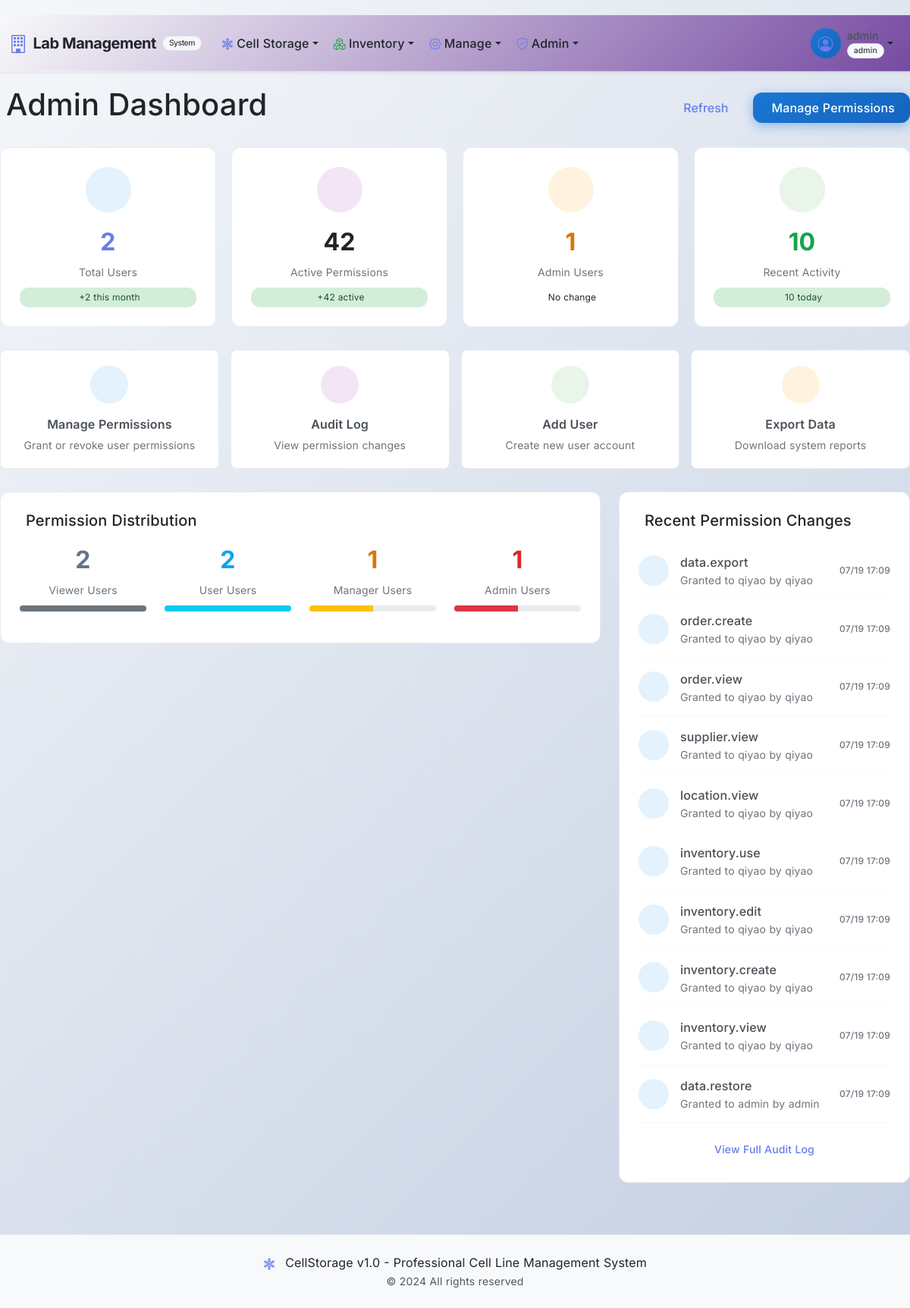
Page /admin/ (signed in) on the committed database.
### app/cell_storage/models.py (models this page shows, shortened)
class User(UserMixin, db.Model):
    __tablename__ = 'users'
    id = db.Column(db.Integer, primary_key=True)
    username = db.Column(db.String(64), unique=True, index=True, nullable=False)
    password_hash = db.Column(db.String(256))
    password_plain = db.Column(db.String(128))  # store plain password for admin view
    role = db.Column(db.String(64), default='user', nullable=False)  # e.g., 'user', 'admin'. Make role non-nullable.
    cell_lines_created = db.relationship('CellLine', backref='creator', lazy='dynamic',
                                         foreign_keys='CellLine.created_by_user_id')
    vials_frozen = db.relationship('CryoVial', backref='freezer_operator', lazy='dynamic',
                                   foreign_keys='CryoVial.frozen_by_user_id')
    audit_logs = db.relationship('AuditLog', backref='user_performing_action', lazy='dynamic',
                                 foreign_keys='AuditLog.user_id')
    @property
    def is_admin(self):
        return self.role == 'admin'

### app/inventory/models.py (models this page shows, shortened)
class UserPermission(db.Model):
    __tablename__ = 'user_permissions'
    id = db.Column(db.Integer, primary_key=True)
    user_id = db.Column(db.Integer, db.ForeignKey('users.id'), nullable=False)
    permission = db.Column(db.String(64), nullable=False)
    resource_type = db.Column(db.String(64))
    resource_id = db.Column(db.Integer)
    granted_at = db.Column(db.DateTime, default=datetime.utcnow)
    granted_by_user_id = db.Column(db.Integer, db.ForeignKey('users.id'))
    expires_at = db.Column(db.DateTime)
    is_active = db.Column(db.Boolean, default=True)
    granted_by = db.relationship('User', foreign_keys=[granted_by_user_id])
    user = db.relationship('User', foreign_keys=[user_id], backref='permissions')

### app/admin/routes.py (the view)
@bp.route('/')
@login_required
@require_permission('admin.user_management')
def admin_dashboard():
    total_users = User.query.count()
    active_permissions = UserPermission.query.filter_by(is_active=True).count()
    recent_permissions = UserPermission.query.order_by(
        UserPermission.granted_at.desc()
    ).limit(10).all()
    permission_stats = {}
    for group_name, permissions in PermissionManager.PERMISSION_GROUPS.items():
        count = 0
        for user in User.query.all():
            user_perms = PermissionManager.get_user_permissions(user.id)
            if all(perm in user_perms for perm in permissions):
                count += 1
        permission_stats[group_name] = count
    return render_template('admin/dashboard.html',
                         total_users=total_users,
                         active_permissions=active_permissions,
                         recent_permissions=recent_permissions,
                         permission_stats=permission_stats)

### app/templates/admin/dashboard.html (shortened to what this page needs)
{% extends "base.html" %}
{% block content %}
<div class="container-fluid admin-dashboard">
    <div class="d-flex justify-content-between align-items-center mb-4">
        <h1>Admin Dashboard</h1>
        <div>
            <button class="btn btn-outline-primary me-2" onclick="refreshData()">
                Refresh
            </button>
            <a href="{{ url_for('admin.permissions') }}" class="btn btn-primary">
                Manage Permissions
            </a>
        </div>
    </div>
    <div class="stats-overview">
        <div class="stat-card">
            <div class="stat-icon" style="background: #e3f2fd; color: #1976d2;">
            </div>
            <div class="stat-number text-primary">{{ total_users }}</div>
            <div class="stat-label">Total Users</div>
            <div class="stat-change positive">
                +2 this month
            </div>
        </div>
        <div class="stat-card">
            <div class="stat-icon" style="background: #f3e5f5; color: #7b1fa2;">
            </div>
            <div class="stat-number text-purple">{{ active_permissions }}</div>
            <div class="stat-label">Active Permissions</div>
            <div class="stat-change positive">
                +{{ active_permissions }} active
            </div>
        </div>
        <div class="stat-card">
            <div class="stat-icon" style="background: #fff3e0; color: #f57c00;">
            </div>
            <div class="stat-number text-warning">{{ permission_stats.get('admin', 0) }}</div>
            <div class="stat-label">Admin Users</div>
            <div class="stat-change">
                No change
            </div>
        </div>
        <div class="stat-card">
            <div class="stat-icon" style="background: #e8f5e8; color: #2e7d32;">
            </div>
            <div class="stat-number text-success">{{ recent_permissions|length }}</div>
            <div class="stat-label">Recent Activity</div>
            <div class="stat-change positive">
                {{ recent_permissions|length }} today
            </div>
        </div>
    </div>
    <div class="quick-actions">
        <div class="action-card" onclick="location.href='{{ url_for('admin.permissions') }}'">
            <div class="action-icon" style="background: #e3f2fd; color: #1976d2;">
            </div>
            <div class="action-title">Manage Permissions</div>
            <div class="action-description">Grant or revoke user permissions</div>
        </div>
        <div class="action-card" onclick="location.href='{{ url_for('admin.permission_audit') }}'">
            <div class="action-icon" style="background: #f3e5f5; color: #7b1fa2;">
            </div>
            <div class="action-title">Audit Log</div>
            <div class="action-description">View permission changes</div>
        </div>
        <div class="action-card" onclick="addUser()">
            <div class="action-icon" style="background: #e8f5e8; color: #2e7d32;">
            </div>
            <div class="action-title">Add User</div>
            <div class="action-description">Create new user account</div>
        </div>
        <div class="action-card" onclick="exportData()">
            <div class="action-icon" style="background: #fff3e0; color: #f57c00;">
            </div>
            <div class="action-title">Export Data</div>
            <div class="action-description">Download system reports</div>
        </div>
    </div>
    <div class="row">
        <div class="col-lg-8">
            <div class="permission-distribution">
                <h5 class="mb-3">
                    Permission Distribution
                </h5>
                <div class="row">
                    {% for group, count in permission_stats.items() %}
                    <div class="col-sm-6 col-lg-3 mb-3">
                        <div class="text-center">
                            <div class="stat-number text-{{ 'danger' if group == 'admin' else 'warning' if group == 'manager' else 'info' if group == 'user' else 'secondary' }}">
                                {{ count }}
                            </div>
                            <div class="stat-label">{{ group.title() }} Users</div>
                            <div class="progress mt-2" style="height: 8px;">
                                <div class="progress-bar bg-{{ 'danger' if group == 'admin' else 'warning' if group == 'manager' else 'info' if group == 'user' else 'secondary' }}"
                                     style="width: {{ (count / total_users * 100) if total_users > 0 else 0 }}%"></div>
                            </div>
                        </div>
                    </div>
                    {% endfor %}
                </div>
            </div>
        </div>
        <div class="col-lg-4">
            <div class="recent-activity">
                <h5 class="mb-3">
                    Recent Permission Changes
                </h5>
                {% if recent_permissions %}
                    {% for perm in recent_permissions %}
                    <div class="activity-item">
                        <div class="activity-icon" style="background: #e3f2fd; color: #1976d2;">
                        </div>
                        <div class="activity-content">
                            <div class="activity-title">{{ perm.permission }}</div>
                            <div class="activity-description">
                                Granted to {{ perm.user.username if perm.user else 'Unknown' }}
                                {% if perm.granted_by %}
                                by {{ perm.granted_by.username }}
                                {% endif %}
                            </div>
                        </div>
                        <div class="activity-time">
                            {% if perm.granted_at %}
                            {{ perm.granted_at.strftime('%m/%d %H:%M') }}
                            {% else %}
                            Unknown
                            {% endif %}
                        </div>
                    </div>
                    {% endfor %}
                {% else %}
                <div class="text-center text-muted py-4">
                    <i class="fas fa-info-circle fs-3 mb-3 d-block"></i>
                    No recent permission changes
                </div>
                {% endif %}
                <div class="text-center mt-3">
                    <a href="{{ url_for('admin.permission_audit') }}" class="btn btn-sm btn-outline-primary">
                        View Full Audit Log
                    </a>
                </div>
            </div>
        </div>
    </div>
</div>
{% endblock %}

### app/templates/base.html (shortened to what this page needs)
<!DOCTYPE html>
<html lang="en">
<head>
    <link href="https://cdn.jsdelivr.net/npm/bootstrap@5.3.3/dist/css/bootstrap.min.css" rel="stylesheet">
    <link href="https://cdn.jsdelivr.net/npm/bootstrap-icons@1.11.3/font/bootstrap-icons.css" rel="stylesheet">
    <link href="https://cdnjs.cloudflare.com/ajax/libs/bootstrap-icons/1.11.3/font/bootstrap-icons.min.css" rel="stylesheet">
    <link href="{{ url_for('static', filename='css/style.css') }}" rel="stylesheet">
</head>
<body class="bg-light">
    <nav class="navbar navbar-expand-lg navbar-light bg-gradient shadow-sm sticky-top" style="background: linear-gradient(135deg, #f5f7fa 0%, #c3cfe2 100%);">
        <div class="container-fluid">
            <a class="navbar-brand fw-bold d-flex align-items-center" href="{{ url_for('cell_storage.index') }}" style="color: #212529;">
                <i class="bi bi-building me-2 fs-4" style="color: #667eea;"></i>
                <span style="color: #212529;">Lab Management</span>
                <small class="badge bg-light text-dark ms-2" style="color: #343a40; border: 1px solid #dee2e6;">System</small>
            </a>
            <div class="collapse navbar-collapse" id="navbarContent">
                <ul class="navbar-nav me-auto mb-2 mb-lg-0">
                    {% if current_user.is_authenticated %}
                        <li class="nav-item dropdown">
                            <a class="nav-link dropdown-toggle d-flex align-items-center" href="#" style="color: #212529;" id="cellStorageDropdown" role="button" data-bs-toggle="dropdown" aria-expanded="false">
                                <i class="bi bi-snow2 me-1" style="color: #667eea;"></i>
                                Cell Storage
                            </a>
                        </li>
                        <li class="nav-item dropdown">
                            <a class="nav-link dropdown-toggle d-flex align-items-center" href="#" style="color: #212529;" id="inventoryDropdown" role="button" data-bs-toggle="dropdown" aria-expanded="false">
                                <i class="bi bi-boxes me-1" style="color: #28a745;"></i>
                                Inventory
                            </a>
                        </li>
                        {% if current_user.is_admin %}
                            <li class="nav-item dropdown">
                                <a class="nav-link dropdown-toggle d-flex align-items-center" href="#" id="inventoryDropdown" role="button" data-bs-toggle="dropdown" aria-expanded="false" style="color: #212529;">
                                    <i class="bi bi-gear me-1" style="color: #667eea;"></i>
                                    Manage
                                </a>
                            </li>
                            <li class="nav-item dropdown">
                                <a class="nav-link dropdown-toggle d-flex align-items-center" href="#" id="adminDropdown" role="button" data-bs-toggle="dropdown" aria-expanded="false" style="color: #212529;">
                                    <i class="bi bi-shield-check me-1" style="color: #667eea;"></i>
                                    Admin
                                </a>
                            </li>
                        {% endif %}
                    {% endif %}
                </ul>
                <ul class="navbar-nav ms-auto mb-2 mb-lg-0">
                    {% if current_user.is_authenticated %}
                        <li class="nav-item dropdown">
                            <a class="nav-link dropdown-toggle d-flex align-items-center" href="#" id="userDropdown" role="button" data-bs-toggle="dropdown" aria-expanded="false" style="color: #212529;">
                                <div class="user-avatar me-2">
                                    <i class="bi bi-person-circle fs-5" style="color: #667eea;"></i>
                                </div>
                                <div class="d-flex flex-column">
                                    <span class="small" style="color: #212529;">{{ current_user.username }}</span>
                                    <span class="badge badge-role bg-light text-dark" style="color: #343a40; border: 1px solid #dee2e6;">{{ current_user.role }}</span>
                                </div>
                            </a>
                        </li>
                    {% else %}
                        <li class="nav-item">
                            <a class="nav-link btn btn-outline-primary rounded-pill px-3" href="{{ url_for('auth.login') }}" style="color: #667eea; border-color: #667eea;">
                                <i class="bi bi-box-arrow-in-right me-1"></i>Login
                            </a>
                        </li>
                    {% endif %}
                </ul>
            </div>
        </div>
    </nav>
    <main class="flex-grow-1">
        {% block content %}{% endblock %}
    </main>
    <footer class="bg-light text-center py-4 mt-5" style="color: #343a40;">
        <div class="container">
            <p class="mb-0">
                <i class="bi bi-snow2 me-2" style="color: #667eea;"></i>
                CellStorage v1.0 - Professional Cell Line Management System
            </p>
            <small class="text-muted" style="color: #495057;">© 2024 All rights reserved</small>
        </div>
    </footer>
</body>
</html>

### rows in the picture
User: username "admin", role "admin", id "1", title "Admin", {{ (count / total_users * 100) if total_users > 0 else 0 }} 50.0 (drawn)
User: id "2", title "User", {{ (count / total_users * 100) if total_users > 0 else 0 }} 100.0 (drawn)
UserPermission: permission "data.export", user "qiyao", granted_by.username "qiyao", granted_at "07/19 17:09"
UserPermission: permission "order.create", user "qiyao", granted_by.username "qiyao", granted_at "07/19 17:09"
UserPermission: permission "order.view", user "qiyao", granted_by.username "qiyao", granted_at "07/19 17:09"
UserPermission: permission "supplier.view", user "qiyao", granted_by.username "qiyao", granted_at "07/19 17:09"
UserPermission: permission "location.view", user "qiyao", granted_by.username "qiyao", granted_at "07/19 17:09"
UserPermission: permission "inventory.use", user "qiyao", granted_by.username "qiyao", granted_at "07/19 17:09"
UserPermission: permission "inventory.edit", user "qiyao", granted_by.username "qiyao", granted_at "07/19 17:09"
UserPermission: permission "inventory.create", user "qiyao", granted_by.username "qiyao", granted_at "07/19 17:09"
UserPermission: permission "inventory.view", user "qiyao", granted_by.username "qiyao", granted_at "07/19 17:09"
UserPermission: permission "data.restore", user "admin", granted_by.username "admin", granted_at "07/19 17:09"

### other values in the picture
{{ total_users }} "2"
{{ active_permissions }} "42"
{{ permission_stats.get('admin', 0) }} "1"
{{ recent_permissions|length }} "10"
{{ count }} "2" "1"
{{ group.title() }} "Viewer" "Manager"
